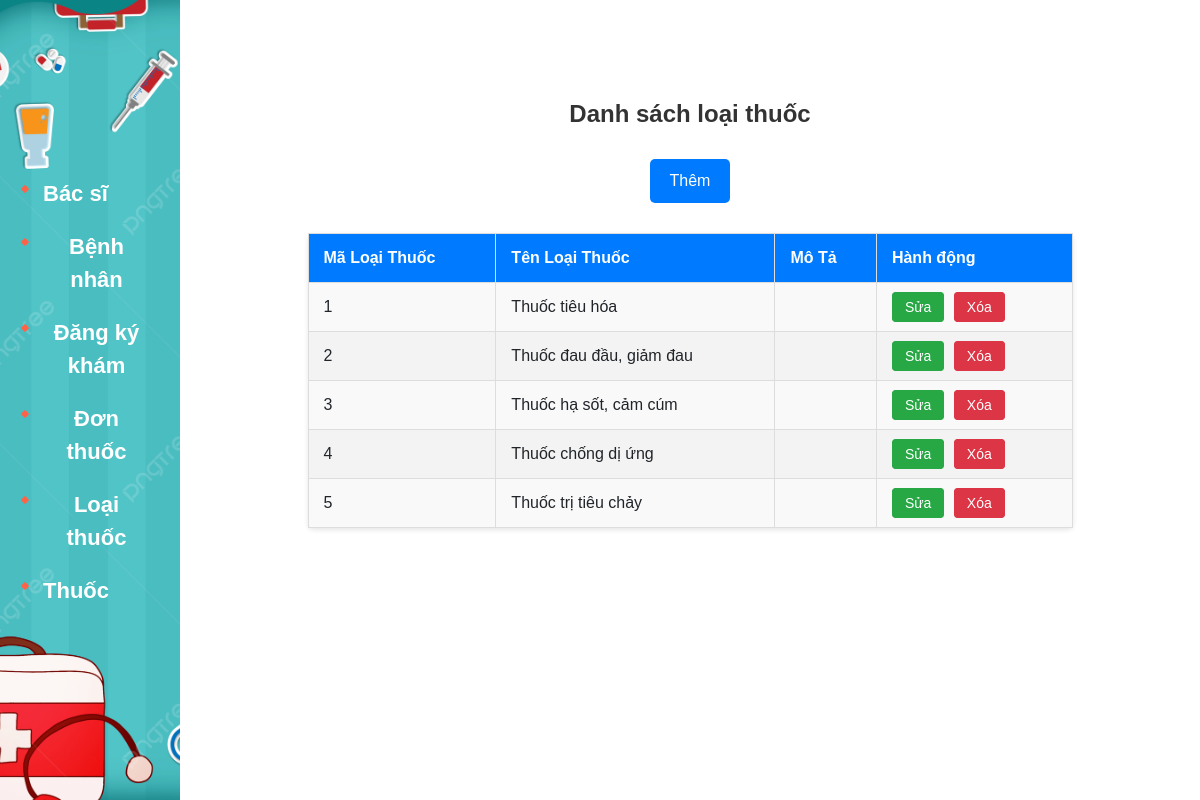
/index.php?act=all_loaiThuoc, run on the app's committed database.
### tables this page shows
CREATE TABLE `loaithuoc` (
  `MaLoaiThuoc` int(11) NOT NULL,
  `TenLoaiThuoc` varchar(100) NOT NULL,
  `MoTa` text DEFAULT NULL
);

### pdo.php (called while the page is built, shortened)
<?php
function pdo_get_connection()
{
    $dburl = "mysql:host=localhost;dbname=donthuoc;charset=utf8";
    $username = 'root';
    $password = '';
    $conn = new PDO($dburl, $username, $password);
    $conn->setAttribute(PDO::ATTR_ERRMODE, PDO::ERRMODE_EXCEPTION);
    return $conn;
}
function pdo_query($sql)
{
    $sql_args = array_slice(func_get_args(), 1);
    try {
        $conn = pdo_get_connection();
        $stmt = $conn->prepare($sql);
        $stmt->execute($sql_args);
        $rows = $stmt->fetchAll();
        return $rows;
    } catch (PDOException $e) {
        throw $e;
    } finally {
        unset($conn);
    }
}

### model/loaithuoc.php (called while the page is built, shortened)
<?php
function get_all_loaithuoc()
{
          $sql = "SELECT * FROM loaithuoc";
          return pdo_query($sql);
}

### view/LoaiThuoc/all_loaiThuoc.php (the view)
<div class="row__content">
          <h1 class="title">Danh sách loại thuốc</h1>
          <a class="add" href="index.php?act=add_loaiThuoc">Thêm</a>
          <table>
                    <thead>
                              <tr>
                                        <th>Mã Loại Thuốc</th>
                                        <th>Tên Loại Thuốc</th>
                                        <th>Mô Tả</th>
                                        <th>Hành động</th>
                              </tr>
                    </thead>
                    <tbody>
                              <?php foreach ($data as $loaiThuoc): ?>
                                        <tr>
                                                  <td><?= $loaiThuoc['MaLoaiThuoc']; ?></td>
                                                  <td><?= $loaiThuoc['TenLoaiThuoc']; ?></td>
                                                  <td><?= $loaiThuoc['MoTa']; ?></td>
                                                  <td>
                                                            <a class="edit"
                                                                      href="index.php?act=edit_loaiThuoc&MaLoaiThuoc=<?= $loaiThuoc['MaLoaiThuoc']; ?>">Sửa</a>
                                                            <a class="delete"
                                                                      href="index.php?act=delete_loaiThuoc&MaLoaiThuoc=<?= $loaiThuoc['MaLoaiThuoc']; ?>">Xóa</a>
                                                  </td>
                                        </tr>
                              <?php endforeach; ?>
                    </tbody>
          </table>
</div>

### asset/css/header.css (style rules this page uses)
* { margin: 0; padding: 0; box-sizing: border-box; font-family: Arial, sans-serif; position: relative; }

### asset/css/content.css (style rules this page uses)
.row__content { float: right; width: 85%; display: flex; flex-direction: column; justify-content: center; align-items: center; }
.add { background-color: #007bff; color: #fff; border: none; padding: 10px 20px; border-radius: 5px; cursor: pointer; transition: all 0.2s ease; font-size: 16px; text-align: center; margin: 10px 0; text-decoration: none; }
table { width: 75%; border-collapse: collapse; margin: 20px 0; font-size: 16px; text-align: left; background-color: #f9f9f9; border: 1px solid #ddd; }
thead tr { background-color: #007bff; color: #ffffff; text-align: left; font-weight: bold; }
thead th { padding: 12px 15px; }
tbody tr { border-bottom: 1px solid #dddddd; }
tbody tr:nth-of-type(even) { background-color: #f3f3f3; }
tbody td { padding: 12px 15px; vertical-align: middle; }
table th, table td { border: 1px solid #ddd; }
table { box-shadow: 0 2px 5px rgba(0, 0, 0, 0.1); border-radius: 5px; }
tbody td a { text-decoration: none; padding: 6px 12px; margin-right: 5px; border-radius: 4px; font-size: 14px; color: #fff; transition: all 0.3s ease; }
tbody td .edit { background-color: #28a745; border: 1px solid #28a745; }
tbody td .delete { background-color: #dc3545; border: 1px solid #dc3545; }
.title { font-size: 24px; font-weight: bold; margin-bottom: 20px; color: #333; margin-top: 100px; }

### data on the page
loaithuoc: MaLoaiThuoc "1", TenLoaiThuoc "Thuốc tiêu hóa"
loaithuoc: MaLoaiThuoc "2", TenLoaiThuoc "Thuốc đau đầu, giảm đau"
loaithuoc: MaLoaiThuoc "3", TenLoaiThuoc "Thuốc hạ sốt, cảm cúm"
loaithuoc: MaLoaiThuoc "4", TenLoaiThuoc "Thuốc chống dị ứng"
loaithuoc: MaLoaiThuoc "5", TenLoaiThuoc "Thuốc trị tiêu chảy"
